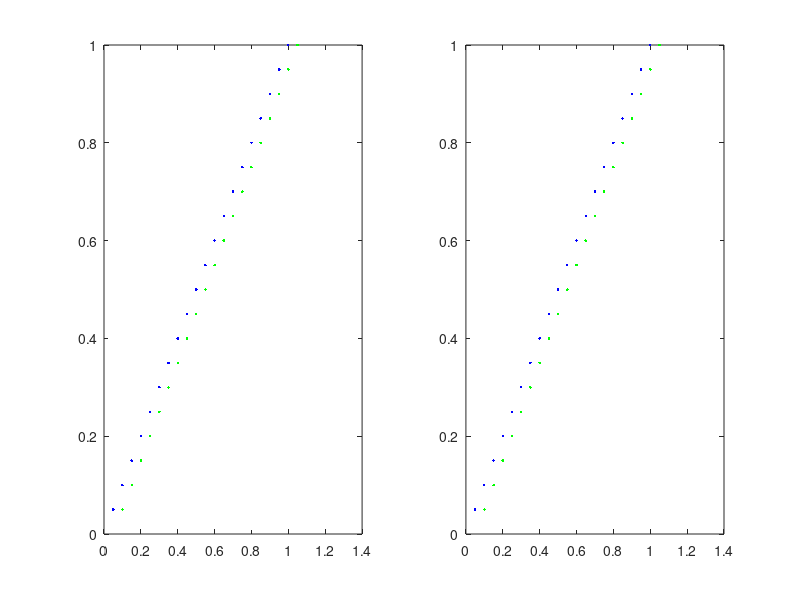

This figure's MATLAB source: (Note: this script raises an error after producing the figure.)
%import pastelsys.*;import pastelmath.*;import pastelgeometry.*;


pS.Nt=20;
pS.Ntr=2;
pS.D=2;
pS.X = (repmat( [1:pS.Nt].', [1,pS.D,pS.Ntr]) +0.001*randn(pS.Nt,pS.D,pS.Ntr) )/pS.Nt;
pS.X(:,1,2) = pS.X(:,1,2)+0.05; 
k=3;
r=0.002;
Wth=2;
maxDistanceSet=Inf;
treeMetric = 'euclidean';
queryIND = pS.Nt-3:pS.Nt;
L=length(queryIND);

figure(1)
trialColors = {'b','g','k','m','c'};
subplot(1,2,1)
for iTr = 1:pS.Ntr;    
    plot(pS.X(:,1,iTr),pS.X(:,2,iTr),[trialColors{iTr},'.']); hold on;
end
subplot(1,2,2)
for iTr = 1:pS.Ntr;    
    plot(pS.X(:,1,iTr),pS.X(:,2,iTr),[trialColors{iTr},'.']); hold on;
end

%TSTOOL
%Construct tree
tsS = DPconstrTREEtstool(pS,Wth,'euclidian');

%PASTEL
%Construct tree
plS = DPconstrTREEpastel(pS,Wth,treeMetric);


% %TSTOOL
% %Search N nearest neighbors
% [indNNtreeTS distNNts nnXts indNNtimeTS] = DPnnSearchTSTOOL(tsS, k, L, queryIND);
% 
% %PASTEL
% %Search N nearest neighbors
% [indNNtreePL distNNpl nnXpl indNNtimePL] = DPnnSearchPASTEL(plS, k, L, queryIND, treeMetric,maxDistanceSet);
% 
% 
% for iP = 1:L;
%     
%     iT = queryIND(iP);
%     
%     
%     for iTr = 1:pS.Ntr;    
%         
%         subplot(1,2,1)
%         h1(iP,iTr) = plot(pS.X(iT,1,iTr),pS.X(iT,2,iTr),[trialColors{iTr},'*'],'Markersize',10); hold on;
%         subplot(1,2,2)
%         h2(iP,iTr) = plot(pS.X(iT,1,iTr),pS.X(iT,2,iTr),[trialColors{iTr},'*'],'Markersize',10); hold on;
%         for iK = 1:k;
%             subplot(1,2,1)
%             hk1(iP,iTr,iK) = plot(nnXts(iP,1,iTr,iK),nnXts(iP,2,iTr,iK),'ro','Markersize',5); hold on;
%             axis([-0.1 1 -0.1 1.1])
%             subplot(1,2,2)
%             hk2(iP,iTr,iK) = plot(nnXpl(iP,1,iTr,iK),nnXpl(iP,2,iTr,iK),'ro','Markersize',5); hold on;
%             axis([-0.1 1 -0.1 1.1])
%             delete(hk1(iP,iTr,iK));
%             delete(hk2(iP,iTr,iK));
%         end
%         delete(h1(iP,iTr));
%         delete(h2(iP,iTr));
% 
%    end
% end


%TSTOOL
%Range search
[nncountTSrs indNNtreeTSrs distNNtsRS nnXtsRS indNNtimeTSrs] = DPrangeSearchTSTOOL(tsS, r, L, queryIND);

%PASTEL
%Range search
[nncountPL1] = DPrangeSearchPASTEL(plS, r, L, queryIND, treeMetric);
[nncountPL indNNtreePLrs distNNtsPLrs nnXplRS indNNtimePLrs] = DPrangeSearchPASTEL(plS, r, L, queryIND, treeMetric);



for iP = 1:L;
    
    iT = queryIND(iP);
    
    for iTr = 1:pS.Ntr;
        
        subplot(1,2,1)
        h1(iP,iTr) = plot(pS.X(iT,1,iTr),pS.X(iT,2,iTr),[trialColors{iTr},'*'],'Markersize',10); hold on;
        subplot(1,2,2)
        h2(iP,iTr) = plot(pS.X(iT,1,iTr),pS.X(iT,2,iTr),[trialColors{iTr},'*'],'Markersize',10); hold on;
        iT
        iTr
        if ( nncountTSrs(iP,iTr) == nncountPL(iP,iTr) )
            for iK = 1:nncountTSrs(iP,iTr);
                iK
                subplot(1,2,1)
                hk1{iP,iTr}(iK) = plot(nnXtsRS{iP,iTr}(iK,1),nnXtsRS{iP,iTr}(iK,2),'ro','Markersize',5); hold on;
                axis([-0.1 1.1 -0.1 1.1])
                
                subplot(1,2,2)
                hk2{iP,iTr}(iK) = plot(nnXplRS{iP,iTr}(iK,1),nnXplRS{iP,iTr}(iK,2),'ro','Markersize',5); hold on;
                axis([-0.1 1.1 -0.1 1.1])
                
                delete(hk1{iP,iTr}(iK));
                delete(hk2{iP,iTr}(iK));
            end
            nncountTSrs(iP,iTr)
            nncountPL(iP,iTr)
            nncountPL1(iP,iTr)
        else
            nncountTSrs(iP,iTr)
            nncountPL(iP,iTr)
            nncountPL1(iP,iTr)
            error('Shit!')
        end
        delete(h1(iP,iTr));
        delete(h2(iP,iTr));
        
    end
end